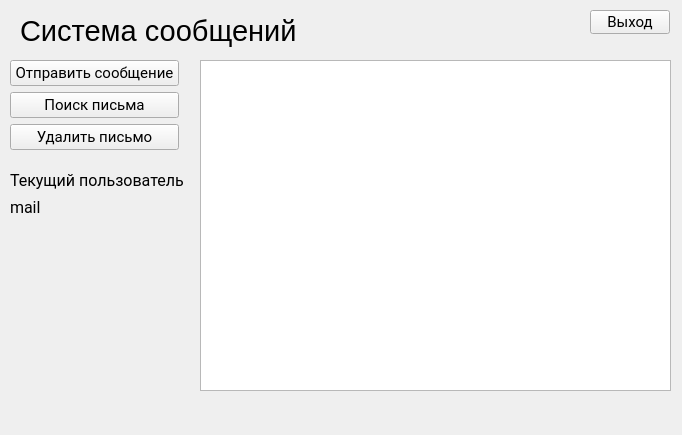
<?xml version="1.0" encoding="UTF-8"?>
<ui version="4.0">
 <class>UserMainForm</class>
 <widget class="QWidget" name="UserMainForm">
  <property name="geometry">
   <rect>
    <x>0</x>
    <y>0</y>
    <width>682</width>
    <height>435</height>
   </rect>
  </property>
  <property name="minimumSize">
   <size>
    <width>682</width>
    <height>435</height>
   </size>
  </property>
  <property name="maximumSize">
   <size>
    <width>682</width>
    <height>435</height>
   </size>
  </property>
  <property name="windowTitle">
   <string>Окно пользователя</string>
  </property>
  <widget class="QPushButton" name="logoutButton">
   <property name="geometry">
    <rect>
     <x>590</x>
     <y>10</y>
     <width>80</width>
     <height>24</height>
    </rect>
   </property>
   <property name="font">
    <font>
     <family>Roboto</family>
     <pointsize>11</pointsize>
    </font>
   </property>
   <property name="text">
    <string>Выход</string>
   </property>
  </widget>
  <widget class="QTableWidget" name="messagesTable">
   <property name="geometry">
    <rect>
     <x>200</x>
     <y>60</y>
     <width>471</width>
     <height>331</height>
    </rect>
   </property>
  </widget>
  <widget class="QWidget" name="layoutWidget">
   <property name="geometry">
    <rect>
     <x>10</x>
     <y>60</y>
     <width>169</width>
     <height>92</height>
    </rect>
   </property>
   <layout class="QVBoxLayout" name="verticalLayout">
    <item>
     <widget class="QPushButton" name="pushButton">
      <property name="font">
       <font>
        <family>Roboto</family>
        <pointsize>11</pointsize>
       </font>
      </property>
      <property name="text">
       <string>Отправить сообщение</string>
      </property>
     </widget>
    </item>
    <item>
     <widget class="QPushButton" name="pushButton_2">
      <property name="font">
       <font>
        <family>Roboto</family>
        <pointsize>11</pointsize>
       </font>
      </property>
      <property name="text">
       <string>Поиск письма</string>
      </property>
     </widget>
    </item>
    <item>
     <widget class="QPushButton" name="deleteButton">
      <property name="font">
       <font>
        <family>Roboto</family>
        <pointsize>11</pointsize>
       </font>
      </property>
      <property name="text">
       <string>Удалить письмо</string>
      </property>
     </widget>
    </item>
   </layout>
  </widget>
  <widget class="QLabel" name="label">
   <property name="geometry">
    <rect>
     <x>20</x>
     <y>10</y>
     <width>301</width>
     <height>41</height>
    </rect>
   </property>
   <property name="font">
    <font>
     <pointsize>22</pointsize>
    </font>
   </property>
   <property name="text">
    <string>Система сообщений</string>
   </property>
  </widget>
  <widget class="QWidget" name="">
   <property name="geometry">
    <rect>
     <x>10</x>
     <y>170</y>
     <width>175</width>
     <height>48</height>
    </rect>
   </property>
   <layout class="QVBoxLayout" name="verticalLayout_2">
    <item>
     <widget class="QLabel" name="cur_user_label">
      <property name="font">
       <font>
        <family>Roboto</family>
        <pointsize>12</pointsize>
       </font>
      </property>
      <property name="text">
       <string>Текущий пользователь</string>
      </property>
     </widget>
    </item>
    <item>
     <widget class="QLabel" name="mail_label">
      <property name="font">
       <font>
        <family>Roboto</family>
        <pointsize>12</pointsize>
       </font>
      </property>
      <property name="text">
       <string>mail</string>
      </property>
     </widget>
    </item>
   </layout>
  </widget>
 </widget>
 <resources/>
 <connections/>
</ui>
